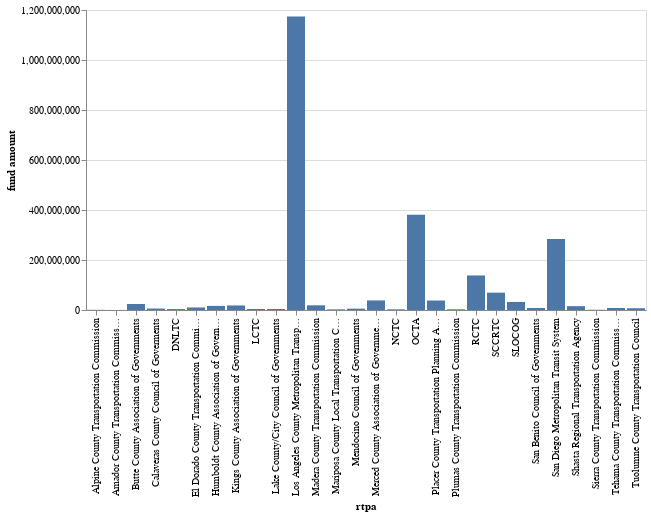

Write notebook code for a chart like this one.
### Code cell
by_rtpa = melt.groupby(["rtpa"]).agg({
    "fund amount": "sum",
    "project": "nunique"
}).reset_index()

make_bar(by_rtpa, "rtpa", "fund amount")

### Figure 1 — Vega-Lite specification as saved in the notebook (floating-point values rounded to 4 significant figures)
{"config": {"view": {"continuousWidth": 300, "continuousHeight": 300}}, "data": {"name": "data-c7f1b8fd513d384e526f642600b6382a"}, "mark": {"type": "bar"}, "encoding": {"x": {"field": "rtpa", "type": "nominal"}, "y": {"field": "fund amount", "type": "quantitative"}}, "$schema": "https://vega.github.io/schema/vega-lite/v5.17.0.json", "datasets": {"data-c7f1b8fd513d384e526f642600b6382a": [{"rtpa": "Alpine County Transportation Commission", "fund amount": 739517, "project": 1}, {"rtpa": "Amador County Transportation Commission", "fund amount": 175000, "project": 0}, {"rtpa": "Butte County Association of Governments", "fund amount": 23989331, "project": 2}, {"rtpa": "Calaveras County Council of Goverments", "fund amount": 5798936, "project": 1}, {"rtpa": "DNLTC", "fund amount": 3756248, "project": 2}, {"rtpa": "El Dorado County Transportation Commission", "fund amount": 10057638, "project": 2}, {"rtpa": "Humboldt County Association of Governments", "fund amount": 16492428, "project": 3}, {"rtpa": "Kings County Association of Governments", "fund amount": 18204049, "project": 9}, {"rtpa": "LCTC", "fund amount": 4106696, "project": 6}, {"rtpa": "Lake County/City Council of Governments", "fund amount": 4077103, "project": 2}, {"rtpa": "Los Angeles County Metropolitan Transportation Authority", "fund amount": 1173924082, "project": 3}, {"rtpa": "Madera County Transportation Commission", "fund amount": 18811247, "project": 5}, {"rtpa": "Mariposa County Local Transportation Commission", "fund amount": 2571256, "project": 1}, {"rtpa": "Mendocino Council of Governments", "fund amount": 5353525, "project": 2}, {"rtpa": "Merced County Association of Governments (MCAG)", "fund amount": 38377592, "project": 12}, {"rtpa": "NCTC", "fund amount": 2722336, "project": 3}, {"rtpa": "OCTA", "fund amount": 380916077, "project": 14}, {"rtpa": "Placer County Transportation Planning Agency (PCTPA)", "fund amount": 37851991, "project": 9}, {"rtpa": "Plumas County Transportation Commission", "fund amount": 2824039, "project": 5}, {"rtpa": "RCTC", "fund amount": 138210990, "project": 3}, {"rtpa": "SCCRTC", "fund amount": 69372104, "project": 4}, {"rtpa": "SLOCOG", "fund amount": 32217200, "project": 24}, {"rtpa": "San Benito Council of Governments ", "fund amount": 8160164, "project": 4}, {"rtpa": "San Diego Metropolitan Transit System", "fund amount": 283651605, "project": 12}, {"rtpa": "Shasta Regional Transportation Agency", "fund amount": 15375548, "project": 5}, {"rtpa": "Sierra County Transportation Commission", "fund amount": 973816, "project": 4}, {"rtpa": "Tehama County Transportation Commission ", "fund amount": 8115138, "project": 3}, {"rtpa": "Tuolumne County Transportation Council", "fund amount": 7061054, "project": 4}]}}
